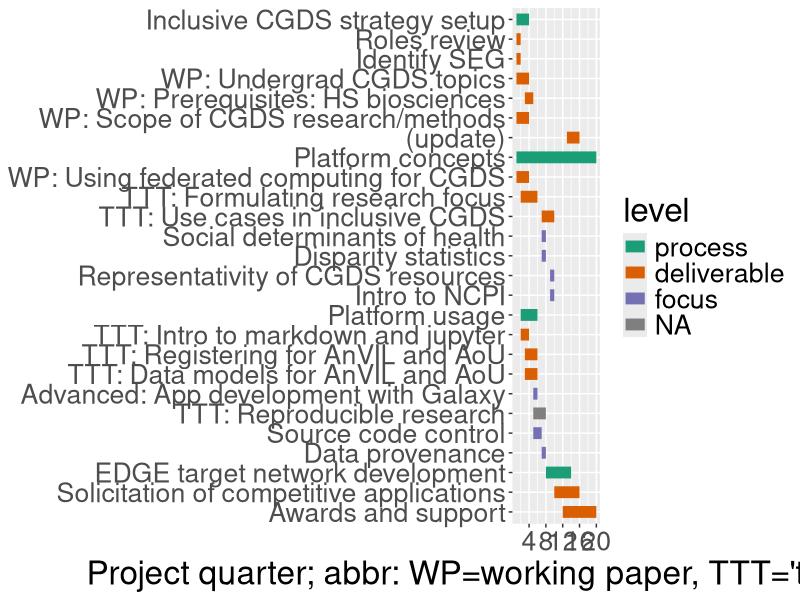

R code for this plot:
library(ggplot2)
library(reshape2)
library(RColorBrewer)
cbbPalette2 <- c("#000000", "#E69F00", "#009E73", "#F0E442", "#0072B2", "#D55E00", "#CC79A7")
cbbPalette <- c("#000000", "#0072B2", "#CC79A7", "#D55E00")
x = read.csv("Hubgantt.csv", allowEscapes=TRUE)
#x$title[1] = "Inclusive CGDS\nStrategy Setup"
nn = melt(x, measure.vars=c("start", "end")) 
nn$title = ordered(nn$title, levels=unique(rev(x$title)))
nn$level = ordered(nn$level, levels=rev(c("focus", "deliverable", "process")))
ggplot(nn,  aes(value, title, colour=level, size=4)) + geom_line(size=4) + 
   xlab("Project quarter; abbr: WP=working paper, TTT='train the trainer'") +  ylab(NULL) + theme(text = element_text(size = 24)) +
  scale_colour_manual(values=brewer.pal(3, "Dark2")) +
  scale_x_continuous(breaks = seq(0, 20, 4))

# theme(panel.grid.major.x = element_blank(),
#        panel.grid.minor.x = element_blank())
# To use for fills, add
